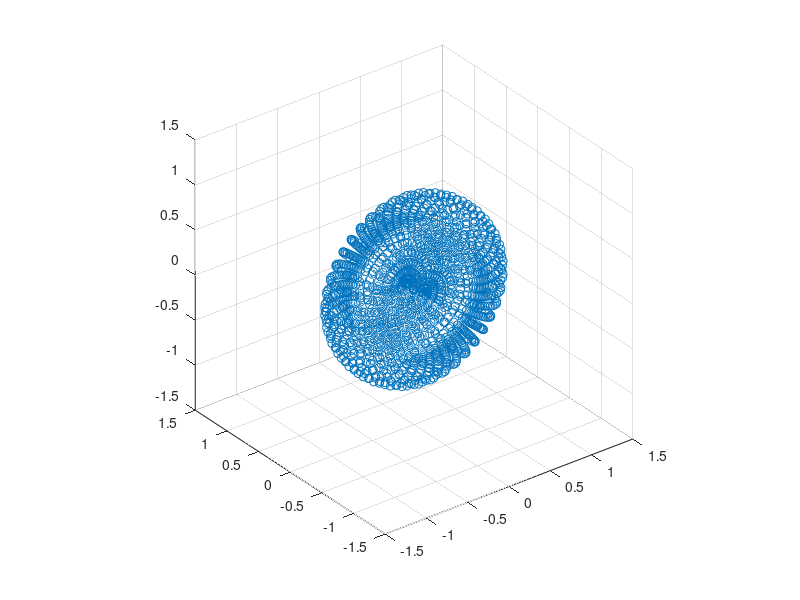

This chart was generated by the following MATLAB code:
%% Evaluate the 1st set of basis functions
% order
p1 = 3;
% number of control points/basis functions
n1 = 7;
% size of knot vector
k1 = n1+p1+1;
% actual knot vector
t1 = linspace(0,1,k1);

% iter is number of basis functions to evaluate for each N
iter = n1+p1;
% N contains all basis functions of all orders
N = cell(n1 + p1,p1);
% Evaluation points
ev1 = 100;
% tmp is the temporary holder for the evaluation of a given basis function
tmp = zeros(1,ev1);
% basis functions of 1 order lower at i and i+1
tmpm=tmp;
tmpp=tmp;
% xi is the knot value
xi = linspace(min(t1),max(t1),ev1);

% Outer loop goes from order 0 -> order p basis functions
for i = 1:p1+1
%   Inner loop evaluates the basis functions
    for j = 1:iter
%       Get lower order basis functions
        if i>1
            tmpm = N{j,i-1};
            tmpp = N{j+1,i-1};
        end
%       Loop over knot values to eval
        for kk = 1:ev1
%           Evaluate 0th order basis fns
            if i==1
                if xi(kk)<= t1(j+1)&& xi(kk)>=t1(j)
                    tmp(kk) = 1;
                else
                    tmp(kk) = 0;
                end
%           Evaluate the ith order basis function    
            else
                tmp(kk) = 0;
%               This is to deal with repeated knots
                if t1(j+i-1)~=t1(j)
                    tmp(kk) = (xi(kk) - t1(j)  )/(t1(j+i-1) - t1(j)  )*tmpm(kk);
                end
                if t1(j+i) ~= t1(j+1)
                    tmp(kk) = tmp(kk) + (t1(j+i) - xi(kk))/(t1(j+i  ) - t1(j+1))*tmpp(kk);
                end
            end
        end
        N{j,i} = tmp;
    end
    iter = iter-1;
end

%% Now for the 2nd set of basis fns
% order
p2 = 2;
% number of control points/basis functions
n2 = 8;
% size of knot vector
k2 = n2+p2+1;
% actual knot vector
t2 = [0,0,0,1,2,3,4,5,6,6,6];

% iter is number of basis functions to evaluate for each M
iter = n2+p2;
% N contains all basis functions of all orders
M = cell(n2 + p2,p2);
% tmp is the temporary holder for the evaluation of a given basis function
ev2 = 50;
tmp = zeros(1,ev2);
% basis functions of 1 order lower at i and i+1
tmpm=tmp;
tmpp=tmp;
% nu is the knot value
nu = linspace(min(t2),max(t2),ev2);


% Outer loop goes from order 0 -> order P basis functions
for i = 1:p2+1
%   Inner loop evaluates the basis functions
    for j = 1:iter
%       Get lower order basis functions
        if i>1
            tmpm = M{j,i-1};
            tmpp = M{j+1,i-1};
        end
%       Loop over knot values to eval
        for kk = 1:ev2
%           Evaluate 0th order basis fns
            if i==1
                if nu(kk)<= t2(j+1)&& nu(kk)>=t2(j)
                    tmp(kk) = 1;
                else
                    tmp(kk) = 0;
                end
%           Evaluate the ith order basis function    
            else
                tmp(kk) = 0;
%               This is to deal with repeated knots
                if t2(j+i-1)~=t2(j)
                    tmp(kk) = (nu(kk) - t2(j)  )/(t2(j+i-1) - t2(j)  )*tmpm(kk);
                end
                if t2(j+i) ~= t2(j+1)
                    tmp(kk) = tmp(kk) + (t2(j+i) - nu(kk))/(t2(j+i  ) - t2(j+1))*tmpp(kk);
                end
            end
        end
        M{j,i} = tmp;
    end
    iter = iter-1;
end

%% Control net and weighted denominator
P = zeros(4,n1,n2);
xzs = [0,.3,.58,1,1,.58,.3,0];
ys  = [.1033,.1033,.3270,.3270,-.3270,-.3270,-.1033,-.1033];
w =[1,0.3,1,0.3,0.3,1,0.3,1];
P(1,1,:) = zeros(1,n2)';
P(1,2,:) = -1.5*xzs;%-2*xzs;
P(1,3,:) = 0;
P(1,4,:) = 1.5*xzs;%1*xzs;
P(1,5:7,:) = P(1,1:3,:);

for i = 1:n1
    P(2,i,:) = ys;
    P(4,i,:) = w;
end

P(3,1,:) = 1.5*xzs;%0.75*xzs;
P(3,2,:) = 0;
P(3,3,:) = -1.5*xzs;%-2.0*xzs; %%%% pulling here 1.5 orig
P(3,4,:) = 0;
P(3,5:7,:) = P(3,1:3,:);



NMw = zeros(ev1,ev2);
for i = 1:n1
    tmp1 = N{i,end};
    for j = 1:n2
        tmp2 = M{j,end};
        for k = 1:ev1
            for l = 1:ev2
                NMw(k,l) = NMw(k,l) + tmp1(k)*tmp2(l)*P(4,i,j);
            end
        end
    end
end

%% Evaluate at a bunch of points
uu = zeros(ev1,ev2);
vv = uu;
ww = vv;
track = [];

% Loop over first set of basis functions
for i =1:n1
%   ith basis function of N
    tmp1 = N{i,end};
    for j = 1:n2
%       jth basis function of M
        tmp2 = M{j,end};
%       Loop over evaluations on nu and xi
        for k = 1:ev1
            for l = 1:ev2
%               Evaluate only if in these knot spans
                if xi(k)>t1(p1+1)&&xi(k)<t1(n1+1) && nu(l)>t2(p2+1)&&nu(l)<t2(n2+1)
                    uu(k,l) = uu(k,l) + tmp1(k)*tmp2(l)*P(1,i,j)*P(4,i,j)/NMw(k,l);
                    vv(k,l) = vv(k,l) + tmp1(k)*tmp2(l)*P(2,i,j)*P(4,i,j)/NMw(k,l);
                    ww(k,l) = ww(k,l) + tmp1(k)*tmp2(l)*P(3,i,j)*P(4,i,j)/NMw(k,l);
%               Keep track of these spots for removal
                else
                    % perhaps later. Now I just set them to zero
                end
            end            
        end
    end
end

%% Plot points
% reshape into vectors
up  =reshape(uu,ev1*ev2,1);
vp  =reshape(vv,ev1*ev2,1);
wp  =reshape(ww,ev1*ev2,1);

% remove points
up(track) = [];
vp(track) = [];
wp(track) = [];
figure
scatter3(up,vp,wp);
axis([-1.5,1.5,-1.5,1.5,-1.5,1.5])
pbaspect([1,1,1]);
%% plot basis functions
% % for i = 1:n
% %     plot(xi,N{i,end})
% %     hold on
% % end
% % axis([-.1,1.1,-.1,1.1])
